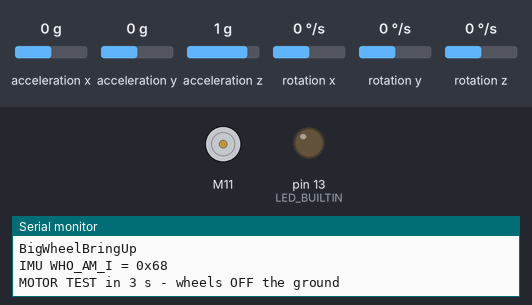
Simulated run of this sketch. Board: Arduino Mega 2560, built with avr-gcc and run on an emulated ATmega2560. Shown: DC motor (green arrow = forward, orange = backward, longer = faster), output pins drawn as LEDs (lit = HIGH), the last lines printed to the serial monitor. Wiring (inferred from the names in the program): MPU-6050 motion sensor at I2C address 0x68. Inputs (shaded band) come from the test bench; at power-on: acceleration x 0 g, acceleration y 0 g, acceleration z 1 g, rotation x 0 °/s, rotation y 0 °/s, rotation z 0 °/s.

Above: at 0.1 s.
At 16.6 s:
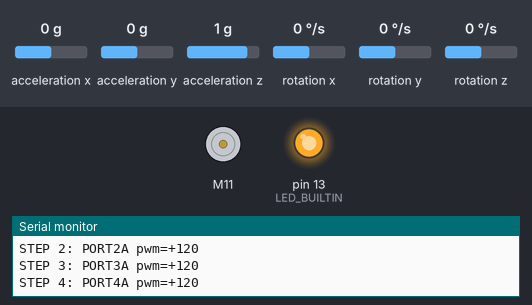
At 33.2 s:
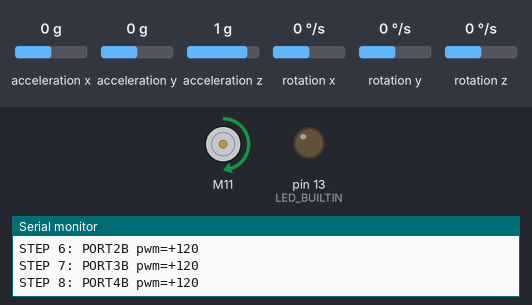
Timing chart, 0 to 36.2 s (numbered marks = the images above):
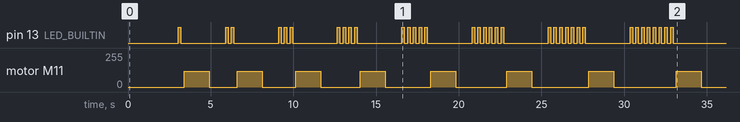

The sketch:

BigWheelBringUp.ino
```cpp
/*
 * BigWheelBringUp — one-shot hardware check for the big-wheel build, run
 * BEFORE BigWheelBalance.  Open the serial monitor at 115200 (opening it resets
 * the board and starts the sequence).
 *
 * 1. MOTOR PORTS.  Lay the robot down or hold it with the wheels OFF the
 *    ground.  After 3 s, each MegaPi DC port (PORT1A..PORT4A, then
 *    PORT1B..PORT4B) is driven at +kTestPwm for 1.5 s, one at a time.  Before
 *    each step the LED blinks the step number.  Note which wheel turns on
 *    which step, and which way the robot would roll for that +PWM.
 * 2. IMU AXES.  Then it streams the MPU6050 at 10 Hz (accel in g, gyro in
 *    deg/s, I2C error count).  Stand the robot upright, then lean it FORWARD
 *    (the way it should roll for a positive command), hold, then lean it back.
 *
 * Same I2C clock / sensor setup as BigWheelBalance, so a clean stream here
 * also validates the bus.  Press reset to run it again.  Opening the serial
 * port resets the board; to stream the IMU without re-running the motors,
 * build with --build-property "compiler.cpp.extra_flags=-DBRINGUP_IMU_ONLY".
 *
 * -DBRINGUP_BT (no motors): sniff the Makeblock Bluetooth controller on Serial3
 * (MePS2 packet format: FF 55, LX, btn, LY, btn, RX, btn, RY, checksum) and
 * print the decoded sticks/buttons, packet rate, raw byte count and the yaw
 * gyro (Z) at 10 Hz, so the stick mapping and the turn sign can be checked.
 */

#include <MeMegaPi.h>  // also declares Wire (Makeblock's old utility/Wire.h)

// See BigWheelBalance: the core's TWI timeout, reachable past Makeblock's header.
extern "C" void twi_setTimeoutInMicros(uint32_t timeout, bool resetWithTimeout);

static const int16_t kTestPwm = 120;        // ~5.6 V on a 12 V pack
static const uint32_t kStepOnMs = 1500UL;
static const uint32_t kStepOffMs = 1000UL;
static const uint8_t kImuAddress = 0x68;
static const uint32_t kI2cClockHz = 400000UL;  // keep equal to BigWheelBalance

struct PortName {
  uint8_t port;
  const char* name;
};
static const PortName kPorts[] = {
    {PORT1A, "PORT1A"}, {PORT2A, "PORT2A"}, {PORT3A, "PORT3A"}, {PORT4A, "PORT4A"},
    {PORT1B, "PORT1B"}, {PORT2B, "PORT2B"}, {PORT3B, "PORT3B"}, {PORT4B, "PORT4B"},
};

#ifdef BRINGUP_BT
#define BRINGUP_IMU_ONLY
#endif

static MeMegaPiDCMotor gMotor;
static uint32_t gI2cErrors = 0;

#ifdef BRINGUP_BT
// MePS2-format parser: after FF 55 come 8 bytes, the last being the 8-bit sum
// of the first seven.
static uint8_t gPkt[8];
static uint8_t gPktIndex = 0;
static uint8_t gPktState = 0;  // 0 = want FF, 1 = want 55, 2 = payload
static uint8_t gLast[8] = {0x80, 0, 0x80, 0, 0x80, 0, 0x80, 0};
static uint16_t gPktCount = 0;
static uint16_t gCksErrors = 0;
static uint32_t gRawBytes = 0;
static uint8_t gFirstRaw[32];
static uint8_t gFirstRawCount = 0;

static void pollController() {
  while (Serial3.available() > 0) {
    const uint8_t c = static_cast<uint8_t>(Serial3.read());
    ++gRawBytes;
    if (gFirstRawCount < sizeof(gFirstRaw)) {
      gFirstRaw[gFirstRawCount++] = c;
    }
    if (gPktState == 2) {
      gPkt[gPktIndex++] = c;
      if (gPktIndex == 8) {
        uint8_t sum = 0;
        for (uint8_t i = 0; i < 7; ++i) {
          sum = static_cast<uint8_t>(sum + gPkt[i]);
        }
        if (sum == gPkt[7]) {
          memcpy(gLast, gPkt, sizeof(gLast));
          ++gPktCount;
        } else {
          ++gCksErrors;
        }
        gPktState = 0;
      }
    } else if (c == 0xFF) {
      gPktState = 1;
    } else if (gPktState == 1 && c == 0x55) {
      gPktState = 2;
      gPktIndex = 0;
    } else {
      gPktState = 0;
    }
  }
}
#endif

static void configureDcMotorPwmTimers() {  // same as BigWheelBalance
  TCCR1A = _BV(WGM10);
  TCCR1B = _BV(CS11) | _BV(CS10) | _BV(WGM12);
  TCCR2A = _BV(WGM21) | _BV(WGM20);
  TCCR2B = _BV(CS22);
  TCCR3A = _BV(WGM30);
  TCCR3B = _BV(CS31) | _BV(CS30) | _BV(WGM32);
  TCCR4A = _BV(WGM40);
  TCCR4B = _BV(CS41) | _BV(CS40) | _BV(WGM42);
}

#ifndef BRINGUP_IMU_ONLY
static void blink(uint8_t count) {
  for (uint8_t i = 0; i < count; ++i) {
    digitalWrite(LED_BUILTIN, HIGH);
    delay(150);
    digitalWrite(LED_BUILTIN, LOW);
    delay(200);
  }
}
#endif

static void writeImuReg(uint8_t reg, uint8_t value) {
  Wire.beginTransmission(kImuAddress);
  Wire.write(reg);
  Wire.write(value);
  Wire.endTransmission();
}

static bool readImu(int16_t raw[7]) {
  Wire.beginTransmission(kImuAddress);
  Wire.write(static_cast<uint8_t>(0x3B));
  if (Wire.endTransmission(false) != 0) {
    return false;
  }
  if (Wire.requestFrom(kImuAddress, static_cast<uint8_t>(14)) != 14) {
    return false;
  }
  for (uint8_t i = 0; i < 7; ++i) {
    const uint8_t hi = static_cast<uint8_t>(Wire.read());
    const uint8_t lo = static_cast<uint8_t>(Wire.read());
    raw[i] = static_cast<int16_t>((static_cast<uint16_t>(hi) << 8) | lo);
  }
  return true;
}

void setup() {
  pinMode(LED_BUILTIN, OUTPUT);
  Serial.begin(115200);
  configureDcMotorPwmTimers();

  Wire.begin();
  Wire.setClock(kI2cClockHz);
  twi_setTimeoutInMicros(3000, true);
  Wire.beginTransmission(kImuAddress);
  Wire.write(static_cast<uint8_t>(0x75));  // WHO_AM_I
  Wire.endTransmission(false);
  Wire.requestFrom(kImuAddress, static_cast<uint8_t>(1));
  const int who = Wire.available() ? Wire.read() : -1;
  writeImuReg(0x6B, 0x01);
  delay(50);
  writeImuReg(0x19, 0x00);
  writeImuReg(0x1A, 0x02);
  writeImuReg(0x1B, 0x08);
  writeImuReg(0x1C, 0x08);

  Serial.println(F("BigWheelBringUp"));
#ifdef BRINGUP_BT
  Serial3.begin(115200);
#endif
  Serial.print(F("IMU WHO_AM_I = 0x"));
  Serial.println(who, HEX);
#ifndef BRINGUP_IMU_ONLY
  Serial.println(F("MOTOR TEST in 3 s - wheels OFF the ground"));
  delay(3000);

  for (uint8_t i = 0; i < sizeof(kPorts) / sizeof(kPorts[0]); ++i) {
    blink(static_cast<uint8_t>(i + 1));
    Serial.print(F("STEP "));
    Serial.print(i + 1);
    Serial.print(F(": "));
    Serial.print(kPorts[i].name);
    Serial.print(F(" pwm=+"));
    Serial.println(kTestPwm);
    gMotor.reset(kPorts[i].port);
    gMotor.run(kTestPwm);
    delay(kStepOnMs);
    gMotor.run(0);
    delay(kStepOffMs);
  }
  Serial.println(F("MOTOR TEST DONE"));
#endif
#ifdef BRINGUP_BT
  Serial.println(F("BT STREAM: LX LY RX RY  btnA btnB btnC  pkts/0.1s cksErr rawBytes  gz[deg/s]"));
#else
  Serial.println(F("IMU STREAM: ax ay az [g]  gx gy gz [deg/s]  i2cErr"));
#endif
}

void loop() {
  static uint32_t lastMs = 0;
#ifdef BRINGUP_BT
  pollController();
#endif
  const uint32_t now = millis();
  if (now - lastMs < 100UL) {
    return;
  }
  lastMs = now;
  int16_t raw[7];
  if (!readImu(raw)) {
    ++gI2cErrors;
    return;
  }
#ifdef BRINGUP_BT
  static bool dumped = false;
  if (!dumped && gFirstRawCount == sizeof(gFirstRaw)) {
    dumped = true;
    Serial.print(F("RAW:"));
    for (uint8_t i = 0; i < gFirstRawCount; ++i) {
      Serial.print(' ');
      Serial.print(gFirstRaw[i], HEX);
    }
    Serial.println();
  }
  Serial.print(gLast[0]); Serial.print(' ');
  Serial.print(gLast[2]); Serial.print(' ');
  Serial.print(gLast[4]); Serial.print(' ');
  Serial.print(gLast[6]); Serial.print(F("  "));
  Serial.print(gLast[1], HEX); Serial.print(' ');
  Serial.print(gLast[3], HEX); Serial.print(' ');
  Serial.print(gLast[5], HEX); Serial.print(F("  "));
  Serial.print(gPktCount); Serial.print(' ');
  Serial.print(gCksErrors); Serial.print(' ');
  Serial.print(gRawBytes); Serial.print(F("  "));
  Serial.println(static_cast<float>(raw[6]) / 65.5f, 1);
  gPktCount = 0;
  return;
#endif
  for (uint8_t i = 0; i < 3; ++i) {
    Serial.print(static_cast<float>(raw[i]) / 8192.0f, 3);
    Serial.print(' ');
  }
  for (uint8_t i = 4; i < 7; ++i) {
    Serial.print(static_cast<float>(raw[i]) / 65.5f, 1);
    Serial.print(' ');
  }
  Serial.println(gI2cErrors);
}
```
